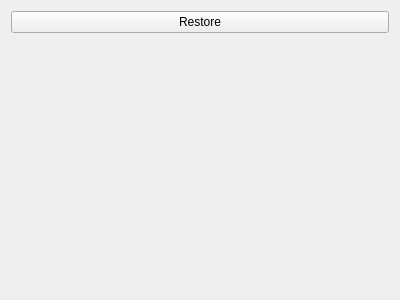
<?xml version="1.0" encoding="UTF-8"?>
<ui version="4.0">
 <class>SavePlugin</class>
 <widget class="QWidget" name="SavePlugin">
  <property name="geometry">
   <rect>
    <x>0</x>
    <y>0</y>
    <width>400</width>
    <height>300</height>
   </rect>
  </property>
  <property name="windowTitle">
   <string>Form</string>
  </property>
  <layout class="QVBoxLayout" name="verticalLayout">
   <item>
    <widget class="QPushButton" name="restoreBtn">
     <property name="text">
      <string>Restore</string>
     </property>
    </widget>
   </item>
   <item>
    <spacer name="verticalSpacer">
     <property name="orientation">
      <enum>Qt::Vertical</enum>
     </property>
     <property name="sizeHint" stdset="0">
      <size>
       <width>20</width>
       <height>251</height>
      </size>
     </property>
    </spacer>
   </item>
  </layout>
 </widget>
 <resources/>
 <connections/>
</ui>
